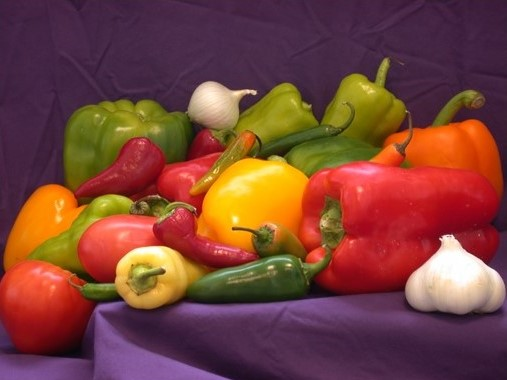
#> input picture wp.jpg, 507 x 380 px, found by its file name
$ python istogram-equalization.py
#> lines starting #> are read from the running program, lines starting #| are printed output that depends on the picture
import cv2
import numpy as np
from matplotlib import pyplot as plt
# Membaca gambar dalam grayscale
image = cv2.imread('wp.jpg', cv2.IMREAD_GRAYSCALE)
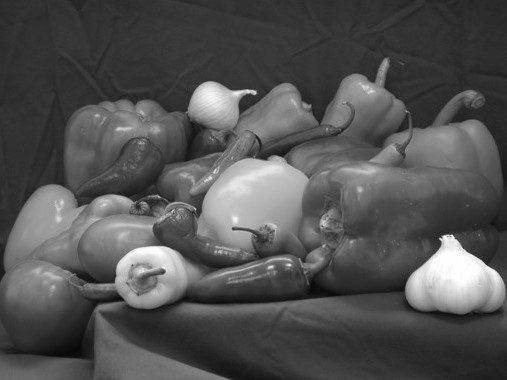
#> image: shape (380, 507); min 7, max 255, mean 82.2
# Equalisasi histogram
equalized_image = cv2.equalizeHist(image)
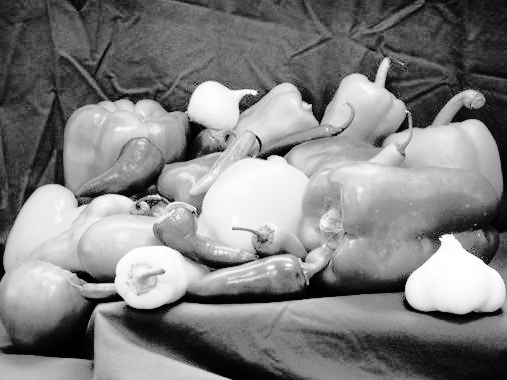
#> equalized_image: shape (380, 507); min 0, max 255, mean 129.2
# Menampilkan gambar asli dan hasil equalization
cv2.imshow('Original Image', image)
cv2.imshow('Equalized Image', equalized_image)
cv2.waitKey(0)
cv2.destroyAllWindows()
# Menampilkan histogram
plt.hist(equalized_image.ravel(), 256, [0,256])
plt.title('Histogram of Equalized Image')
plt.show()
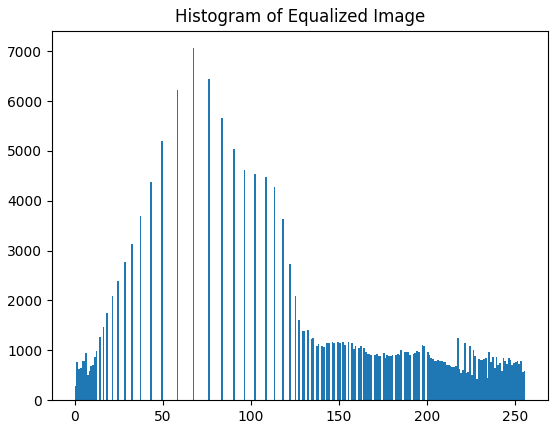
#> figure drawn by matplotlib, 1 panel; tallest bar 7060 high, from x = 67 to 68

$ run again, with dh.jpg copied over wp.jpg
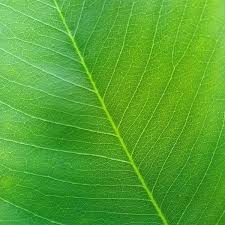
#> input picture dh.jpg, 225 x 225 px, found by its file name
#> `equalized_image = cv2.equalizeHist(image)`:
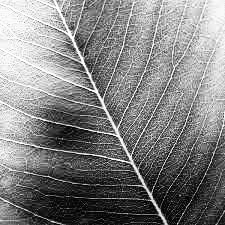
#> equalized_image: shape (225, 225); min 0, max 255, mean 129
#> `plt.show()`:
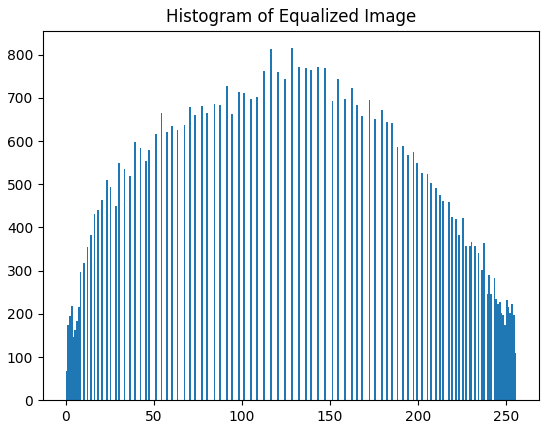
#> figure drawn by matplotlib, 1 panel; tallest bar 815 high, from x = 128 to 129

$ run again, with dk.jpg copied over wp.jpg
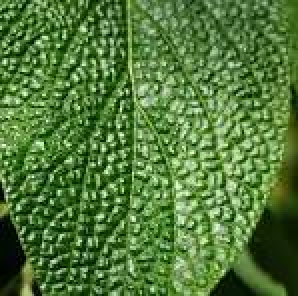
#> input picture dk.jpg, 149 x 148 px, found by its file name (shown 2 times larger)
#> `equalized_image = cv2.equalizeHist(image)`:
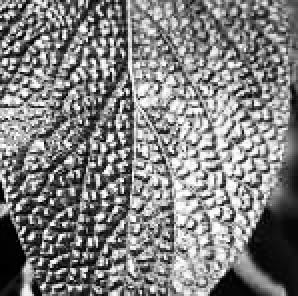
#> equalized_image: shape (148, 149) (shown 2 times larger); min 0, max 255, mean 128.1
#> `plt.show()`:
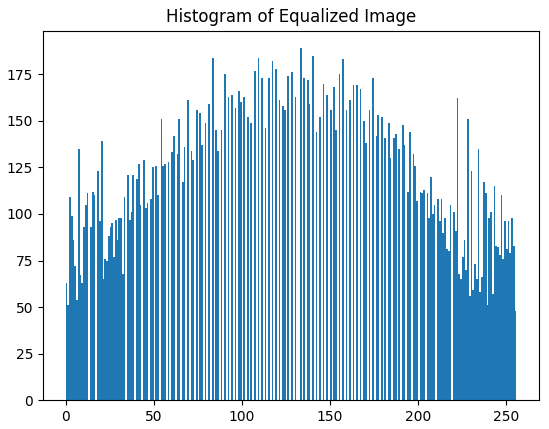
#> figure drawn by matplotlib, 1 panel; tallest bar 189 high, from x = 133 to 134

$ run again, with hh.jpg copied over wp.jpg
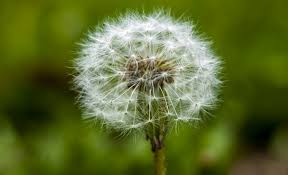
#> input picture hh.jpg, 288 x 175 px, found by its file name
#> `equalized_image = cv2.equalizeHist(image)`:
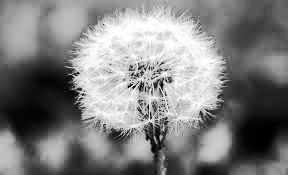
#> equalized_image: shape (175, 288); min 0, max 255, mean 128.5
#> `plt.show()`:
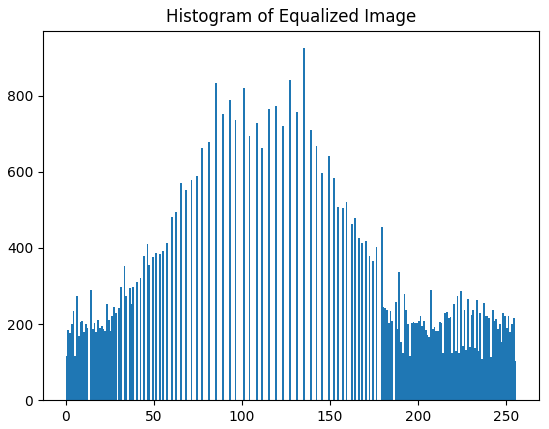
#> figure drawn by matplotlib, 1 panel; tallest bar 925 high, from x = 135 to 136
